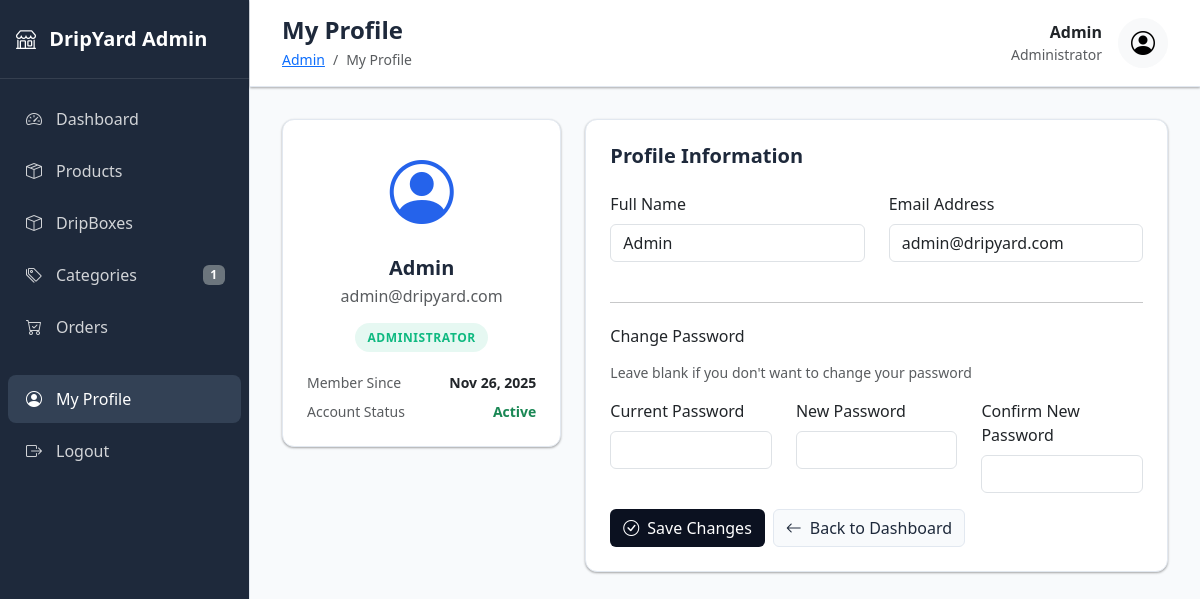
The app's page /admin/profile.php (signed in) with its own data.
### tables this page shows
CREATE TABLE `users` (
  `id` int(10) UNSIGNED NOT NULL,
  `name` varchar(255) NOT NULL,
  `email` varchar(255) NOT NULL,
  `password` varchar(255) NOT NULL,
  `profile_image` varchar(255) DEFAULT NULL,
  `role` varchar(20) NOT NULL DEFAULT 'customer',
  `created_at` timestamp NOT NULL DEFAULT current_timestamp()
);

### backend/auth.php (called while the page is built, shortened)
<?php
function getCurrentUser(): ?array
{
    static $cachedUser = null;
    if ($cachedUser !== null) {
        return $cachedUser;
    }
    $pdo = getPDO();
    $stmt = $pdo->prepare('SELECT id, name, email, role, profile_image, created_at FROM users WHERE id = ? LIMIT 1');
    $stmt->execute([$_SESSION['user_id']]);
    $user = $stmt->fetch();
    $cachedUser = $user;
    return $cachedUser;
}
function requireAdmin() {
    $user = getCurrentUser();
}

### public/admin/profile.php (the view, shortened to what this page needs)
<?php
$pageTitle = 'My Profile';
$basePath = '../..';
require_once __DIR__ . '/../../backend/auth.php';
requireAdmin();
include __DIR__ . '/../partials/admin_header.php';
?>
<div class="row">
    <div class="col-lg-4">
        <div class="admin-card">
            <div class="card-body text-center">
                <div class="mb-3">
                    <i class="bi bi-person-circle" style="font-size: 4rem; color: var(--admin-secondary);"></i>
                </div>
                <h5 class="card-title mb-1"><?php echo htmlspecialchars($currentUser['name']); ?></h5>
                <p class="text-muted mb-3"><?php echo htmlspecialchars($currentUser['email']); ?></p>
                <span class="status-badge status-badge-active">Administrator</span>
                <div class="mt-4 text-start">
                    <div class="d-flex justify-content-between align-items-center mb-2">
                        <small class="text-muted">Member Since</small>
                        <small class="fw-semibold"><?php echo date('M j, Y', strtotime($currentUser['created_at'])); ?></small>
                    </div>
                    <div class="d-flex justify-content-between align-items-center">
                        <small class="text-muted">Account Status</small>
                        <small class="fw-semibold text-success">Active</small>
                    </div>
                </div>
            </div>
        </div>
    </div>
    <div class="col-lg-8">
        <div class="admin-card">
            <div class="card-body">
                <h5 class="card-title mb-4">Profile Information</h5>
                <form method="post">
                    <div class="row">
                        <div class="col-md-6">
                            <div class="mb-3">
                                <label class="form-label">Full Name</label>
                                <input type="text" name="name" class="form-control" value="<?php echo htmlspecialchars($currentUser['name']); ?>" required>
                            </div>
                        </div>
                        <div class="col-md-6">
                            <div class="mb-3">
                                <label class="form-label">Email Address</label>
                                <input type="email" name="email" class="form-control" value="<?php echo htmlspecialchars($currentUser['email']); ?>" required>
                            </div>
                        </div>
                    </div>
                    <hr class="my-4">
                    <h6 class="mb-3">Change Password</h6>
                    <p class="text-muted small mb-3">Leave blank if you don't want to change your password</p>
                    <div class="row">
                        <div class="col-md-4">
                            <div class="mb-3">
                                <label class="form-label">Current Password</label>
                                <input type="password" name="current_password" class="form-control">
                            </div>
                        </div>
                        <div class="col-md-4">
                            <div class="mb-3">
                                <label class="form-label">New Password</label>
                                <input type="password" name="new_password" class="form-control" minlength="6">
                            </div>
                        </div>
                        <div class="col-md-4">
                            <div class="mb-3">
                                <label class="form-label">Confirm New Password</label>
                                <input type="password" name="confirm_password" class="form-control" minlength="6">
                            </div>
                        </div>
                    </div>
                    <div class="d-flex gap-2">
                        <button type="submit" class="btn btn-admin-primary">
                            <i class="bi bi-check-circle me-2"></i>Save Changes
                        </button>
                        <a href="dashboard.php" class="btn btn-admin-secondary">
                            <i class="bi bi-arrow-left me-2"></i>Back to Dashboard
                        </a>
                    </div>
                </form>
            </div>
        </div>
    </div>
</div>
<?php include __DIR__ . '/../partials/admin_footer.php'; ?>

### public/partials/admin_header.php (shortened to what this page needs)
<?php
require_once __DIR__ . '/../../backend/auth.php';
$currentUser = getCurrentUser();
$pdo = getPDO();
$adminStats = [
    'products' => (int)$pdo->query('SELECT COUNT(*) AS c FROM products')->fetch()['c'],
    'categories' => (int)$pdo->query('SELECT COUNT(*) AS c FROM categories')->fetch()['c'],
    'orders' => (int)$pdo->query('SELECT COUNT(*) AS c FROM orders')->fetch()['c'],
    'users' => (int)$pdo->query('SELECT COUNT(*) AS c FROM users')->fetch()['c'],
    'pending_orders' => (int)$pdo->query('SELECT COUNT(*) AS c FROM orders WHERE status = "pending"')->fetch()['c'],
];
?>
<!doctype html>
<html lang="en">
<head>
    <link href="https://cdn.jsdelivr.net/npm/bootstrap@5.3.3/dist/css/bootstrap.min.css" rel="stylesheet">
    <link href="https://cdn.jsdelivr.net/npm/bootstrap-icons@1.11.3/font/bootstrap-icons.css" rel="stylesheet">
    <link href="<?php echo $basePath; ?>/assets/css/admin.css" rel="stylesheet">
</head>
<body>
<div class="admin-wrapper">
    <div class="admin-sidebar" id="adminSidebar">
        <div class="navbar-brand">
            <i class="bi bi-shop me-2"></i>
            DripYard Admin
        </div>
        <ul class="admin-nav">
            <li class="admin-nav-item">
                <a href="<?php echo $basePath; ?>/public/admin/dashboard.php" class="admin-nav-link <?php echo basename($_SERVER['PHP_SELF']) === 'dashboard.php' ? 'active' : ''; ?>">
                    <i class="bi bi-speedometer2"></i>
                    Dashboard
                </a>
            </li>
            <li class="admin-nav-item">
                <a href="<?php echo $basePath; ?>/public/admin/products.php" class="admin-nav-link <?php echo basename($_SERVER['PHP_SELF']) === 'products.php' || basename($_SERVER['PHP_SELF']) === 'new-product.php' || basename($_SERVER['PHP_SELF']) === 'edit-product.php' ? 'active' : ''; ?>">
                    <i class="bi bi-box-seam"></i>
                    Products
                </a>
            </li>
            <li class="admin-nav-item">
                <a href="<?php echo $basePath; ?>/public/admin/dripboxes.php" class="admin-nav-link <?php echo basename($_SERVER['PHP_SELF']) === 'dripboxes.php' || basename($_SERVER['PHP_SELF']) === 'new-dripbox.php' || basename($_SERVER['PHP_SELF']) === 'edit-dripbox.php' ? 'active' : ''; ?>">
                    <i class="bi bi-box"></i>
                    DripBoxes
                </a>
            </li>
            <li class="admin-nav-item">
                <a href="<?php echo $basePath; ?>/public/admin/categories.php" class="admin-nav-link <?php echo basename($_SERVER['PHP_SELF']) === 'categories.php' ? 'active' : ''; ?>">
                    <i class="bi bi-tags"></i>
                    Categories
                    <?php if ($adminStats['categories'] > 0): ?>
                        <span class="badge bg-secondary ms-auto"><?php echo $adminStats['categories']; ?></span>
                    <?php endif; ?>
                </a>
            </li>
            <li class="admin-nav-item">
                <a href="<?php echo $basePath; ?>/public/admin/orders.php" class="admin-nav-link <?php echo basename($_SERVER['PHP_SELF']) === 'orders.php' ? 'active' : ''; ?>">
                    <i class="bi bi-cart-check"></i>
                    Orders
                </a>
            </li>
            <li class="admin-nav-item mt-4">
                <a href="<?php echo $basePath; ?>/public/admin/profile.php" class="admin-nav-link <?php echo basename($_SERVER['PHP_SELF']) === 'profile.php' ? 'active' : ''; ?>">
                    <i class="bi bi-person-circle"></i>
                    My Profile
                </a>
            </li>
            <li class="admin-nav-item">
                <a href="<?php echo $basePath; ?>/public/logout.php" class="admin-nav-link">
                    <i class="bi bi-box-arrow-right"></i>
                    Logout
                </a>
            </li>
        </ul>
    </div>
    <div class="admin-main">
        <div class="admin-header">
            <div class="d-flex justify-content-between align-items-center">
                <div class="d-flex align-items-center">
                    <div>
                        <h1 class="page-title mb-1"><?php echo htmlspecialchars($pageTitle ?? 'Dashboard'); ?></h1>
                        <nav aria-label="breadcrumb">
                            <ol class="breadcrumb">
                                <li class="breadcrumb-item"><a href="<?php echo $basePath; ?>/public/admin/dashboard.php">Admin</a></li>
                                <li class="breadcrumb-item active"><?php echo htmlspecialchars($pageTitle ?? 'Dashboard'); ?></li>
                            </ol>
                        </nav>
                    </div>
                </div>
                <div class="d-flex align-items-center gap-3">
                    <div class="text-end">
                        <div class="fw-semibold"><?php echo htmlspecialchars($currentUser['name']); ?></div>
                        <div class="text-muted small"><?php echo $currentUser['role'] === 'super_admin' ? 'Super Administrator' : 'Administrator'; ?></div>
                    </div>
                    <div class="dropdown">
                        <button class="btn btn-light rounded-circle" type="button" data-bs-toggle="dropdown">
                            <i class="bi bi-person-circle fs-4"></i>
                        </button>
                    </div>
                </div>
            </div>
        </div>
        <div class="admin-content">

### assets/css/admin.css (style rules this page uses)
:root { --admin-primary: #0b1120; --admin-secondary: #2563eb; --admin-success: #10b981; --admin-warning: #f59e0b; --admin-danger: #ef4444; --admin-info: #3b82f6; --admin-light: #f8fafc; --admin-dark: #1e293b; --admin-sidebar: #1e293b; --admin-sidebar-hover: #334155; --admin-border: #e2e8f0; --admin-shadow: 0 1px 3px rgba(0,0,0,0.12), 0 1px 2px rgba(0,0,0,0.24); --admin-shadow-lg: 0 10px 25px rgba(0,0,0,0.1); }
.admin-wrapper { display: flex; min-height: 100vh; background: var(--admin-light); }
.admin-sidebar { width: 250px; background: var(--admin-sidebar); border-right: 1px solid var(--admin-border); transition: all 0.3s ease; }
.admin-main { flex: 1; padding: 0; background: var(--admin-light); }
.admin-sidebar .navbar-brand { padding: 1.5rem 1rem; color: white; font-weight: 700; font-size: 1.25rem; border-bottom: 1px solid rgba(255,255,255,0.1); margin-bottom: 1rem; }
.admin-nav { list-style: none; padding: 0; margin: 0; }
.admin-nav-item { margin-bottom: 0.25rem; }
.admin-nav-link { display: flex; align-items: center; padding: 0.75rem 1rem; color: rgba(255,255,255,0.8); text-decoration: none; transition: all 0.2s ease; border-radius: 0.5rem; margin: 0 0.5rem; }
.admin-nav-link:hover, .admin-nav-link.active { background: var(--admin-sidebar-hover); color: white; text-decoration: none; }
.admin-nav-link i { margin-right: 0.75rem; width: 20px; text-align: center; }
.admin-header { background: white; border-bottom: 1px solid var(--admin-border); padding: 1rem 2rem; box-shadow: var(--admin-shadow); position: sticky; top: 0; z-index: 100; }
.admin-header .breadcrumb { background: transparent; padding: 0; margin: 0; font-size: 0.875rem; }
.admin-header .page-title { font-size: 1.5rem; font-weight: 600; color: var(--admin-dark); margin: 0; }
.admin-card { background: white; border: 1px solid var(--admin-border); border-radius: 0.75rem; box-shadow: var(--admin-shadow); transition: all 0.3s ease; }
.admin-card .card-body { padding: 1.5rem; }
.admin-card .card-title { font-weight: 600; color: var(--admin-dark); margin-bottom: 1rem; }
.btn-admin-primary { background: var(--admin-primary); color: white; }
.btn-admin-secondary { background: var(--admin-light); color: var(--admin-dark); border: 1px solid var(--admin-border); }
.status-badge { padding: 0.375rem 0.75rem; border-radius: 1rem; font-size: 0.75rem; font-weight: 600; text-transform: uppercase; letter-spacing: 0.05em; }
.status-badge-active { background: rgba(16, 185, 129, 0.1); color: var(--admin-success); }

### public/partials/admin_header.php (style rules this page uses)
.admin-wrapper { display: flex; min-height: 100vh; }
.admin-sidebar { width: 250px; background: #1e293b; border-right: 1px solid #e2e8f0; }
.admin-main { flex: 1; }
.admin-header { background: white; border-bottom: 1px solid #e2e8f0; padding: 1rem 2rem; }
.admin-content { padding: 2rem; }

### records on screen
users: name "Admin", email "admin@dripyard.com", created_at "Nov 26, 2025"

### other values on screen
$adminStats['categories'] "1"
$pageTitle "My Profile"
